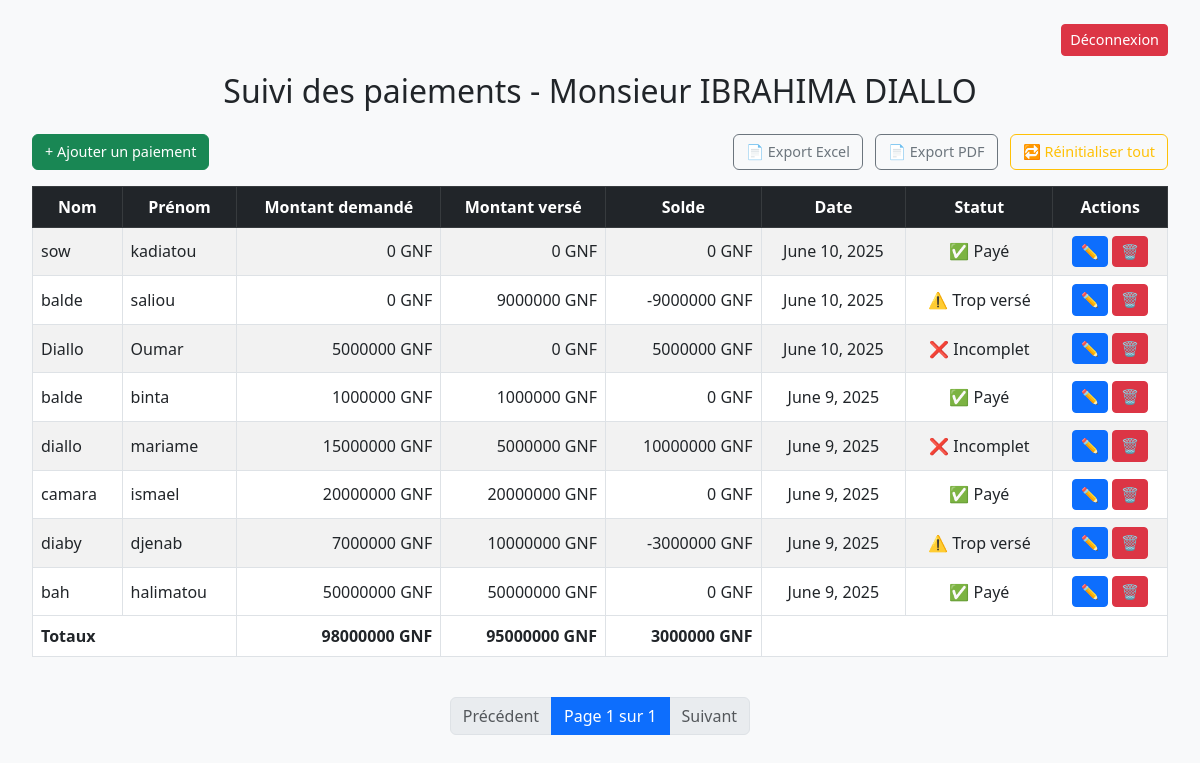
The app's page / (signed in) with its own data.
### paiements/models.py (models this page shows, shortened)
class ClientPaiement(models.Model):
    nom = models.CharField(max_length=100)
    prenom = models.CharField(max_length=100)
    montant_demande = models.DecimalField(max_digits=10, decimal_places=2)
    montant_verse = models.DecimalField(max_digits=10, decimal_places=2)
    date_paiement = models.DateField(default=timezone.now)
    @property
    def solde(self):
        return self.montant_demande - self.montant_verse
    @property
    def statut(self):
        if self.solde == 0:
            return "✅ Payé"
        elif self.solde < 0:
            return "⚠️ Trop versé"
        else:
            return "❌ Incomplet"

### paiements/views.py (the view)
# urls.py: path('', views.liste_paiements, name='liste_paiements'),
@login_required
def liste_paiements(request):
    paiements_list = ClientPaiement.objects.all().order_by('-date_paiement')
    paginator = Paginator(paiements_list, 10)
    page_number = request.GET.get('page')
    paiements = paginator.get_page(page_number)
    totaux = ClientPaiement.objects.aggregate(
        total_demande=Sum('montant_demande'),
        total_verse=Sum('montant_verse'),
    )
    total_demande = totaux['total_demande'] or 0
    total_verse = totaux['total_verse'] or 0
    total_solde = total_demande - total_verse
    return render(request, 'paiements/liste.html', {
        'paiements': paiements,
        'total_demande': total_demande,
        'total_verse': total_verse,
        'total_solde': total_solde,
    })

### paiements/templates/paiements/liste.html (shortened to what this page needs)
<!DOCTYPE html>
<html lang="fr">
<head>
    <link href="https://cdn.jsdelivr.net/npm/bootstrap@5.3.0/dist/css/bootstrap.min.css" rel="stylesheet" />
</head>
<body class="p-4 bg-light">
    <div class="container-fluid px-2">
        <div class="d-flex justify-content-end mb-3">
            <a href="{% url 'logout' %}" class="btn btn-danger btn-sm">Déconnexion</a>
        </div>
        <h2 class="mb-4 text-center">Suivi des paiements - Monsieur IBRAHIMA DIALLO</h2>
        <div class="d-flex flex-column flex-md-row justify-content-between align-items-center mb-3 gap-2">
            <a href="{% url 'ajouter_paiement' %}" class="btn btn-success">+ Ajouter un paiement</a>
            <div>
                <a href="{% url 'export_excel' %}" class="btn btn-outline-secondary me-2">📄 Export Excel</a>
                <a href="{% url 'export_pdf' %}" class="btn btn-outline-secondary me-2">📄 Export PDF</a>
                <a href="{% url 'reinitialiser_paiements' %}" class="btn btn-outline-warning">🔁 Réinitialiser tout</a>
            </div>
        </div>
        <div class="table-responsive">
            <table class="table table-bordered table-striped align-middle w-100">
                <thead class="table-dark text-center">
                    <tr>
                        <th>Nom</th>
                        <th>Prénom</th>
                        <th>Montant demandé</th>
                        <th>Montant versé</th>
                        <th>Solde</th>
                        <th>Date</th>
                        <th>Statut</th>
                        <th>Actions</th>
                    </tr>
                </thead>
                <tbody>
                    {% for paiement in paiements %}
                    <tr>
                        <td>{{ paiement.nom }}</td>
                        <td>{{ paiement.prenom }}</td>
                        <td class="text-end">{{ paiement.montant_demande|floatformat:0 }} GNF</td>
                        <td class="text-end">{{ paiement.montant_verse|floatformat:0 }} GNF</td>
                        <td class="text-end">{{ paiement.solde|floatformat:0 }} GNF</td>
                        <td class="text-center">{{ paiement.date_paiement }}</td>
                        <td class="text-center">{{ paiement.statut }}</td>
                        <td class="text-center">
                            <a href="{% url 'modifier_paiement' paiement.id %}" class="btn btn-sm btn-primary" title="Modifier">✏️</a>
                            <a href="{% url 'supprimer_paiement' paiement.id %}" class="btn btn-sm btn-danger" title="Supprimer">🗑️</a>
                        </td>
                    </tr>
                    {% empty %}
                    <tr>
                        <td colspan="8" class="text-center">Aucun paiement enregistré.</td>
                    </tr>
                    {% endfor %}
                </tbody>
                <tfoot class="fw-bold bg-light text-end">
                    <tr>
                        <td colspan="2" class="text-start">Totaux</td>
                        <td>{{ total_demande|floatformat:0 }} GNF</td>
                        <td>{{ total_verse|floatformat:0 }} GNF</td>
                        <td>{{ total_solde|floatformat:0 }} GNF</td>
                        <td colspan="3"></td>
                    </tr>
                </tfoot>
            </table>
        </div>
        <nav aria-label="Pagination" class="d-flex justify-content-center mt-4">
            <ul class="pagination">
                {% if paiements.has_previous %}
                    <li class="page-item">
                        <a class="page-link" href="?page={{ paiements.previous_page_number }}">Précédent</a>
                    </li>
                {% else %}
                    <li class="page-item disabled">
                        <span class="page-link">Précédent</span>
                    </li>
                {% endif %}
                <li class="page-item active" aria-current="page">
                    <span class="page-link">
                        Page {{ paiements.number }} sur {{ paiements.paginator.num_pages }}
                    </span>
                </li>
                {% if paiements.has_next %}
                    <li class="page-item">
                        <a class="page-link" href="?page={{ paiements.next_page_number }}">Suivant</a>
                    </li>
                {% else %}
                    <li class="page-item disabled">
                        <span class="page-link">Suivant</span>
                    </li>
                {% endif %}
            </ul>
        </nav>
    </div>
</body>
</html>

### paiements/templates/paiements/liste.html (style rules this page uses)
th, td { white-space: nowrap; }
.btn { font-size: 0.9rem; }

### records on screen
ClientPaiement: nom "sow", prenom "kadiatou", montant_demande "0", montant_verse "0", solde "0", date_paiement "June 10, 2025", statut "✅ Payé"
ClientPaiement: nom "balde", prenom "saliou", montant_demande "0", montant_verse "9000000", solde "-9000000", date_paiement "June 10, 2025", statut "⚠️ Trop versé"
ClientPaiement: nom "Diallo", prenom "Oumar", montant_demande "5000000", montant_verse "0", solde "5000000", date_paiement "June 10, 2025", statut "❌ Incomplet"
ClientPaiement: nom "balde", prenom "binta", montant_demande "1000000", montant_verse "1000000", solde "0", date_paiement "June 9, 2025", statut "✅ Payé"
ClientPaiement: nom "diallo", prenom "mariame", montant_demande "15000000", montant_verse "5000000", solde "10000000", date_paiement "June 9, 2025", statut "❌ Incomplet"
ClientPaiement: nom "camara", prenom "ismael", montant_demande "20000000", montant_verse "20000000", solde "0", date_paiement "June 9, 2025", statut "✅ Payé"
ClientPaiement: nom "diaby", prenom "djenab", montant_demande "7000000", montant_verse "10000000", solde "-3000000", date_paiement "June 9, 2025", statut "⚠️ Trop versé"
ClientPaiement: nom "bah", prenom "halimatou", montant_demande "50000000", montant_verse "50000000", solde "0", date_paiement "June 9, 2025", statut "✅ Payé"

### other values on screen
{{ total_demande|floatformat:0 }} "98000000"
{{ total_verse|floatformat:0 }} "95000000"
{{ total_solde|floatformat:0 }} "3000000"
{{ paiements.number }} "1"
{{ paiements.paginator.num_pages }} "1"
